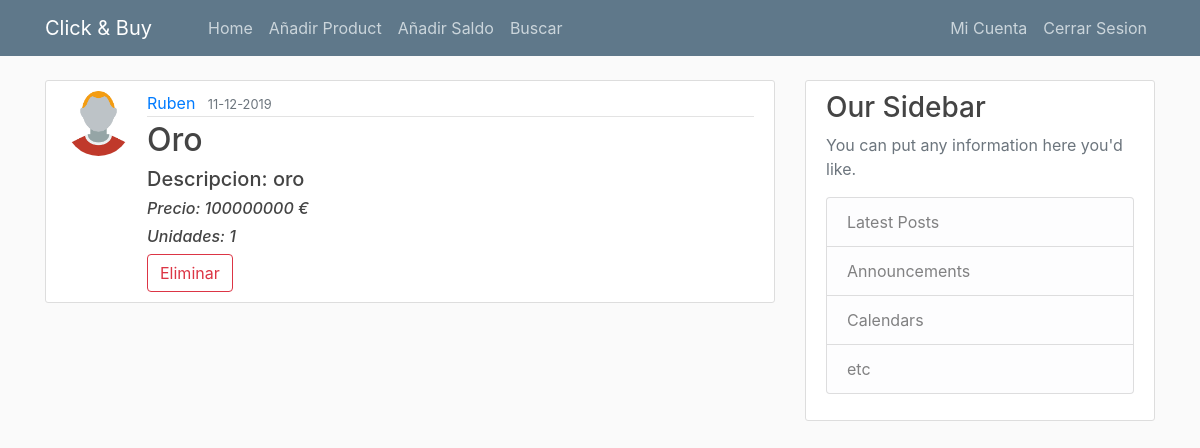
The app's page /home (signed in) with its own data.
### clickbuy/models.py (models this page shows, shortened)
class Products(db.Model):
    id = db.Column(db.Integer, primary_key=True)
    nameArt = db.Column(db.String, nullable=False)
    date_posted = db.Column(db.DateTime, nullable=False, default=datetime.utcnow)
    content = db.Column(db.String, nullable=False)
    units = db.Column(db.Integer, nullable=False)
    price = db.Column(db.Integer, nullable=False)
    user_id = db.Column(db.Integer, db.ForeignKey('user.id'), nullable=False)

class User(db.Model, UserMixin):
    id = db.Column(db.Integer, primary_key=True)
    username = db.Column(db.String(20), unique=True, nullable=False)
    email = db.Column(db.String(120), unique=True, nullable=False)
    image_file = db.Column(db.String(20), nullable=False, default='default.png')
    wallet = db.Column(db.Integer, nullable=False, default=0)
    password = db.Column(db.String(60), nullable=False)
    products = db.relationship('Products', backref='author', lazy=True)

### clickbuy/routes.py (the view)
@app.route('/')
@app.route('/home')
def home():
    products = Products.query.all()
    return render_template('home.html', products=products)

### clickbuy/models.py (called while the page is built)
@login_manager.user_loader
def load_user(user_id):
    return User.query.get(int(user_id))

### clickbuy/templates/home.html (shortened to what this page needs)
{% extends "layout.html" %}
{% block content %}
    {% for products in products %}
        <article class="media content-section">
          <img class="rounded-circle article-img" src="{{ url_for('static', filename='profile_pics/' + products.author.image_file) }}">
          <div class="media-body">
            <div class="article-metadata">
              <a class="mr-2" href="#">{{ products.author.username}}</a>
              <small class="text-muted">{{ products.date_posted.strftime('%d-%m-%Y') }}</small>
            </div>
            <h2><a class="article-title" href="#">{{ products.nameArt }}</a></h2>
            <h5><a class="article-title" href="#">Descripcion: {{ products.content }}</a></h5>
            <h6><i>Precio: {{ products.price }} €</i></h6>
            <h6><i> Unidades: {{ products.units }} </i></h6>
            {% if current_user.is_authenticated and products.author.username == current_user.username %}
              <button type="button" class="btn btn-outline-danger" onclick="window.location.href='{{ url_for('deleteproduct', id=products.id)}}'" formmethod="post">Eliminar</button>
            {% endif %}
          </div>
        </article>
    {% endfor %}
{% endblock content %}

### clickbuy/static/main.css (style rules this page uses)
body { background: #fafafa; color: #333333; margin-top: 5rem; }
h1, h2, h3, h4, h5, h6 { color: #444444; }
.content-section { background: #ffffff; padding: 10px 20px; border: 1px solid #dddddd; border-radius: 3px; margin-bottom: 20px; }
.article-title { color: #444444; }
.article-img { height: 65px; width: 65px; margin-right: 16px; }
.article-metadata { padding-bottom: 1px; margin-bottom: 4px; border-bottom: 1px solid #e3e3e3 }

### records on screen
Products: image_file (picture), author.username "Ruben", date_posted "11-12-2019", nameArt "Oro", content "oro", price "100000000", units "1"
